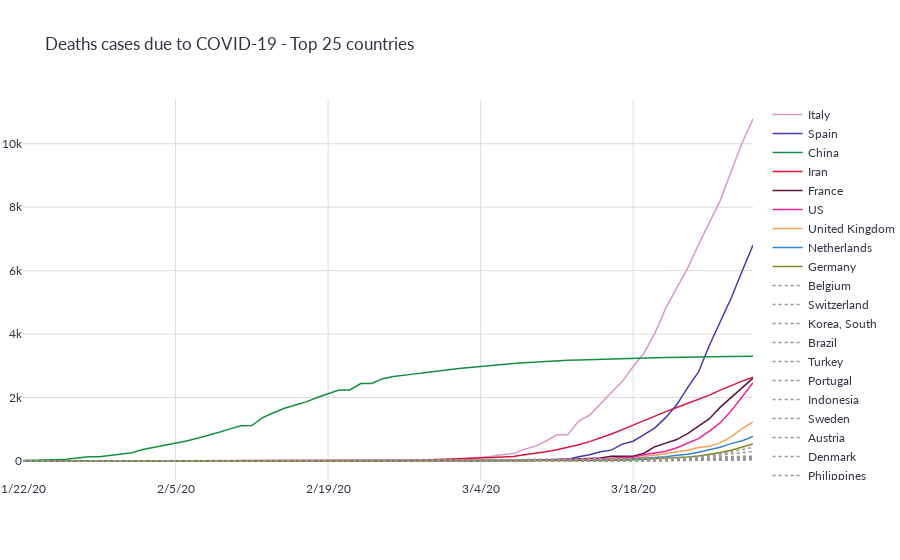

Write notebook code for a chart like this one.
### Code cell
fig = plots.countries_deaths_over_threshold(deaths)
fig.show()
data['plots']['figure_2'] = fig.to_json()

### Figure 1 — Plotly figure (JSON) as saved in the notebook; plotly's stock layout.template omitted (floating-point values rounded to 4 significant figures)
{"data": [{"hoverinfo": "none", "hovertemplate": "Total deaths: %{y}<br>Date: %{x}", "line": {"dash": "solid", "width": 1.5}, "marker": {"color": "rgb(214,153,204)"}, "name": "Italy", "type": "scatter", "x": ["1/22/20", "1/23/20", "1/24/20", "1/25/20", "1/26/20", "1/27/20", "1/28/20", "1/29/20", "1/30/20", "1/31/20", "2/1/20", "2/2/20", "2/3/20", "2/4/20", "2/5/20", "2/6/20", "2/7/20", "2/8/20", "2/9/20", "2/10/20", "2/11/20", "2/12/20", "2/13/20", "2/14/20", "2/15/20", "2/16/20", "2/17/20", "2/18/20", "2/19/20", "2/20/20", "2/21/20", "2/22/20", "2/23/20", "2/24/20", "2/25/20", "2/26/20", "2/27/20", "2/28/20", "2/29/20", "3/1/20", "3/2/20", "3/3/20", "3/4/20", "3/5/20", "3/6/20", "3/7/20", "3/8/20", "3/9/20", "3/10/20", "3/11/20", "3/12/20", "3/13/20", "3/14/20", "3/15/20", "3/16/20", "3/17/20", "3/18/20", "3/19/20", "3/20/20", "3/21/20", "3/22/20", "3/23/20", "3/24/20", "3/25/20", "3/26/20", "3/27/20", "3/28/20", "3/29/20"], "y": [0, 0, 0, 0, 0, 0, 0, 0, 0, 0, 0, 0, 0, 0, 0, 0, 0, 0, 0, 0, 0, 0, 0, 0, 0, 0, 0, 0, 0, 0, 1, 2, 3, 7, 10, 12, 17, 21, 29, 34, 52, 79, 107, 148, 197, 233, 366, 463, 631, 827, 827, 1266, 1441, 1809, 2158, 2503, 2978, 3405, 4032, 4825, 5476, 6077, 6820, 7503, 8215, 9134, 10023, 10779]}, {"hoverinfo": "none", "hovertemplate": "Total deaths: %{y}<br>Date: %{x}", "line": {"dash": "solid", "width": 1.5}, "marker": {"color": "rgb(61,61,173)"}, "name": "Spain", "type": "scatter", "x": ["1/22/20", "1/23/20", "1/24/20", "1/25/20", "1/26/20", "1/27/20", "1/28/20", "1/29/20", "1/30/20", "1/31/20", "2/1/20", "2/2/20", "2/3/20", "2/4/20", "2/5/20", "2/6/20", "2/7/20", "2/8/20", "2/9/20", "2/10/20", "2/11/20", "2/12/20", "2/13/20", "2/14/20", "2/15/20", "2/16/20", "2/17/20", "2/18/20", "2/19/20", "2/20/20", "2/21/20", "2/22/20", "2/23/20", "2/24/20", "2/25/20", "2/26/20", "2/27/20", "2/28/20", "2/29/20", "3/1/20", "3/2/20", "3/3/20", "3/4/20", "3/5/20", "3/6/20", "3/7/20", "3/8/20", "3/9/20", "3/10/20", "3/11/20", "3/12/20", "3/13/20", "3/14/20", "3/15/20", "3/16/20", "3/17/20", "3/18/20", "3/19/20", "3/20/20", "3/21/20", "3/22/20", "3/23/20", "3/24/20", "3/25/20", "3/26/20", "3/27/20", "3/28/20", "3/29/20"], "y": [0, 0, 0, 0, 0, 0, 0, 0, 0, 0, 0, 0, 0, 0, 0, 0, 0, 0, 0, 0, 0, 0, 0, 0, 0, 0, 0, 0, 0, 0, 0, 0, 0, 0, 0, 0, 0, 0, 0, 0, 0, 1, 2, 3, 5, 10, 17, 28, 35, 54, 55, 133, 195, 289, 342, 533, 623, 830, 1043, 1375, 1772, 2311, 2808, 3647, 4365, 5138, 5982, 6803]}, {"hoverinfo": "none", "hovertemplate": "Total deaths: %{y}<br>Date: %{x}", "line": {"dash": "solid", "width": 1.5}, "marker": {"color": "rgb(20,143,61)"}, "name": "China", "type": "scatter", "x": ["1/22/20", "1/23/20", "1/24/20", "1/25/20", "1/26/20", "1/27/20", "1/28/20", "1/29/20", "1/30/20", "1/31/20", "2/1/20", "2/2/20", "2/3/20", "2/4/20", "2/5/20", "2/6/20", "2/7/20", "2/8/20", "2/9/20", "2/10/20", "2/11/20", "2/12/20", "2/13/20", "2/14/20", "2/15/20", "2/16/20", "2/17/20", "2/18/20", "2/19/20", "2/20/20", "2/21/20", "2/22/20", "2/23/20", "2/24/20", "2/25/20", "2/26/20", "2/27/20", "2/28/20", "2/29/20", "3/1/20", "3/2/20", "3/3/20", "3/4/20", "3/5/20", "3/6/20", "3/7/20", "3/8/20", "3/9/20", "3/10/20", "3/11/20", "3/12/20", "3/13/20", "3/14/20", "3/15/20", "3/16/20", "3/17/20", "3/18/20", "3/19/20", "3/20/20", "3/21/20", "3/22/20", "3/23/20", "3/24/20", "3/25/20", "3/26/20", "3/27/20", "3/28/20", "3/29/20"], "y": [17, 18, 26, 42, 56, 82, 131, 133, 171, 213, 259, 361, 425, 491, 563, 633, 718, 805, 905, 1012, 1112, 1117, 1369, 1521, 1663, 1766, 1864, 2003, 2116, 2238, 2238, 2443, 2445, 2595, 2665, 2717, 2746, 2790, 2837, 2872, 2914, 2947, 2983, 3015, 3044, 3072, 3100, 3123, 3139, 3161, 3172, 3180, 3193, 3203, 3217, 3230, 3241, 3249, 3253, 3259, 3274, 3274, 3281, 3285, 3291, 3296, 3299, 3304]}, {"hoverinfo": "none", "hovertemplate": "Total deaths: %{y}<br>Date: %{x}", "line": {"dash": "solid", "width": 1.5}, "marker": {"color": "rgb(214,20,61)"}, "name": "Iran", "type": "scatter", "x": ["1/22/20", "1/23/20", "1/24/20", "1/25/20", "1/26/20", "1/27/20", "1/28/20", "1/29/20", "1/30/20", "1/31/20", "2/1/20", "2/2/20", "2/3/20", "2/4/20", "2/5/20", "2/6/20", "2/7/20", "2/8/20", "2/9/20", "2/10/20", "2/11/20", "2/12/20", "2/13/20", "2/14/20", "2/15/20", "2/16/20", "2/17/20", "2/18/20", "2/19/20", "2/20/20", "2/21/20", "2/22/20", "2/23/20", "2/24/20", "2/25/20", "2/26/20", "2/27/20", "2/28/20", "2/29/20", "3/1/20", "3/2/20", "3/3/20", "3/4/20", "3/5/20", "3/6/20", "3/7/20", "3/8/20", "3/9/20", "3/10/20", "3/11/20", "3/12/20", "3/13/20", "3/14/20", "3/15/20", "3/16/20", "3/17/20", "3/18/20", "3/19/20", "3/20/20", "3/21/20", "3/22/20", "3/23/20", "3/24/20", "3/25/20", "3/26/20", "3/27/20", "3/28/20", "3/29/20"], "y": [0, 0, 0, 0, 0, 0, 0, 0, 0, 0, 0, 0, 0, 0, 0, 0, 0, 0, 0, 0, 0, 0, 0, 0, 0, 0, 0, 0, 2, 2, 4, 5, 8, 12, 16, 19, 26, 34, 43, 54, 66, 77, 92, 107, 124, 145, 194, 237, 291, 354, 429, 514, 611, 724, 853, 988, 1135, 1284, 1433, 1556, 1685, 1812, 1934, 2077, 2234, 2378, 2517, 2640]}, {"hoverinfo": "none", "hovertemplate": "Total deaths: %{y}<br>Date: %{x}", "line": {"dash": "solid", "width": 1.5}, "marker": {"color": "rgb(92,20,61)"}, "name": "France", "type": "scatter", "x": ["1/22/20", "1/23/20", "1/24/20", "1/25/20", "1/26/20", "1/27/20", "1/28/20", "1/29/20", "1/30/20", "1/31/20", "2/1/20", "2/2/20", "2/3/20", "2/4/20", "2/5/20", "2/6/20", "2/7/20", "2/8/20", "2/9/20", "2/10/20", "2/11/20", "2/12/20", "2/13/20", "2/14/20", "2/15/20", "2/16/20", "2/17/20", "2/18/20", "2/19/20", "2/20/20", "2/21/20", "2/22/20", "2/23/20", "2/24/20", "2/25/20", "2/26/20", "2/27/20", "2/28/20", "2/29/20", "3/1/20", "3/2/20", "3/3/20", "3/4/20", "3/5/20", "3/6/20", "3/7/20", "3/8/20", "3/9/20", "3/10/20", "3/11/20", "3/12/20", "3/13/20", "3/14/20", "3/15/20", "3/16/20", "3/17/20", "3/18/20", "3/19/20", "3/20/20", "3/21/20", "3/22/20", "3/23/20", "3/24/20", "3/25/20", "3/26/20", "3/27/20", "3/28/20", "3/29/20"], "y": [0, 0, 0, 0, 0, 0, 0, 0, 0, 0, 0, 0, 0, 0, 0, 0, 0, 0, 0, 0, 0, 0, 0, 0, 1, 1, 1, 1, 1, 1, 1, 1, 1, 1, 1, 2, 2, 2, 2, 2, 3, 4, 4, 6, 9, 11, 19, 19, 33, 48, 48, 79, 91, 91, 149, 149, 149, 244, 451, 563, 676, 862, 1102, 1333, 1698, 1997, 2317, 2611]}, {"hoverinfo": "none", "hovertemplate": "Total deaths: %{y}<br>Date: %{x}", "line": {"dash": "solid", "width": 1.5}, "marker": {"color": "rgb(245,31,150)"}, "name": "US", "type": "scatter", "x": ["1/22/20", "1/23/20", "1/24/20", "1/25/20", "1/26/20", "1/27/20", "1/28/20", "1/29/20", "1/30/20", "1/31/20", "2/1/20", "2/2/20", "2/3/20", "2/4/20", "2/5/20", "2/6/20", "2/7/20", "2/8/20", "2/9/20", "2/10/20", "2/11/20", "2/12/20", "2/13/20", "2/14/20", "2/15/20", "2/16/20", "2/17/20", "2/18/20", "2/19/20", "2/20/20", "2/21/20", "2/22/20", "2/23/20", "2/24/20", "2/25/20", "2/26/20", "2/27/20", "2/28/20", "2/29/20", "3/1/20", "3/2/20", "3/3/20", "3/4/20", "3/5/20", "3/6/20", "3/7/20", "3/8/20", "3/9/20", "3/10/20", "3/11/20", "3/12/20", "3/13/20", "3/14/20", "3/15/20", "3/16/20", "3/17/20", "3/18/20", "3/19/20", "3/20/20", "3/21/20", "3/22/20", "3/23/20", "3/24/20", "3/25/20", "3/26/20", "3/27/20", "3/28/20", "3/29/20"], "y": [0, 0, 0, 0, 0, 0, 0, 0, 0, 0, 0, 0, 0, 0, 0, 0, 0, 0, 0, 0, 0, 0, 0, 0, 0, 0, 0, 0, 0, 0, 0, 0, 0, 0, 0, 0, 0, 0, 1, 1, 6, 7, 11, 12, 14, 17, 21, 22, 28, 36, 40, 47, 54, 63, 85, 108, 118, 200, 244, 307, 417, 557, 706, 942, 1209, 1581, 2026, 2467]}, {"hoverinfo": "none", "hovertemplate": "Total deaths: %{y}<br>Date: %{x}", "line": {"dash": "solid", "width": 1.5}, "marker": {"color": "rgb(245,163,82)"}, "name": "United Kingdom", "type": "scatter", "x": ["1/22/20", "1/23/20", "1/24/20", "1/25/20", "1/26/20", "1/27/20", "1/28/20", "1/29/20", "1/30/20", "1/31/20", "2/1/20", "2/2/20", "2/3/20", "2/4/20", "2/5/20", "2/6/20", "2/7/20", "2/8/20", "2/9/20", "2/10/20", "2/11/20", "2/12/20", "2/13/20", "2/14/20", "2/15/20", "2/16/20", "2/17/20", "2/18/20", "2/19/20", "2/20/20", "2/21/20", "2/22/20", "2/23/20", "2/24/20", "2/25/20", "2/26/20", "2/27/20", "2/28/20", "2/29/20", "3/1/20", "3/2/20", "3/3/20", "3/4/20", "3/5/20", "3/6/20", "3/7/20", "3/8/20", "3/9/20", "3/10/20", "3/11/20", "3/12/20", "3/13/20", "3/14/20", "3/15/20", "3/16/20", "3/17/20", "3/18/20", "3/19/20", "3/20/20", "3/21/20", "3/22/20", "3/23/20", "3/24/20", "3/25/20", "3/26/20", "3/27/20", "3/28/20", "3/29/20"], "y": [0, 0, 0, 0, 0, 0, 0, 0, 0, 0, 0, 0, 0, 0, 0, 0, 0, 0, 0, 0, 0, 0, 0, 0, 0, 0, 0, 0, 0, 0, 0, 0, 0, 0, 0, 0, 0, 0, 0, 0, 0, 0, 0, 1, 2, 2, 3, 4, 6, 8, 8, 8, 21, 21, 56, 56, 72, 138, 178, 234, 282, 336, 423, 466, 580, 761, 1021, 1231]}, {"hoverinfo": "none", "hovertemplate": "Total deaths: %{y}<br>Date: %{x}", "line": {"dash": "solid", "width": 1.5}, "marker": {"color": "rgb(51,133,214)"}, "name": "Netherlands", "type": "scatter", "x": ["1/22/20", "1/23/20", "1/24/20", "1/25/20", "1/26/20", "1/27/20", "1/28/20", "1/29/20", "1/30/20", "1/31/20", "2/1/20", "2/2/20", "2/3/20", "2/4/20", "2/5/20", "2/6/20", "2/7/20", "2/8/20", "2/9/20", "2/10/20", "2/11/20", "2/12/20", "2/13/20", "2/14/20", "2/15/20", "2/16/20", "2/17/20", "2/18/20", "2/19/20", "2/20/20", "2/21/20", "2/22/20", "2/23/20", "2/24/20", "2/25/20", "2/26/20", "2/27/20", "2/28/20", "2/29/20", "3/1/20", "3/2/20", "3/3/20", "3/4/20", "3/5/20", "3/6/20", "3/7/20", "3/8/20", "3/9/20", "3/10/20", "3/11/20", "3/12/20", "3/13/20", "3/14/20", "3/15/20", "3/16/20", "3/17/20", "3/18/20", "3/19/20", "3/20/20", "3/21/20", "3/22/20", "3/23/20", "3/24/20", "3/25/20", "3/26/20", "3/27/20", "3/28/20", "3/29/20"], "y": [0, 0, 0, 0, 0, 0, 0, 0, 0, 0, 0, 0, 0, 0, 0, 0, 0, 0, 0, 0, 0, 0, 0, 0, 0, 0, 0, 0, 0, 0, 0, 0, 0, 0, 0, 0, 0, 0, 0, 0, 0, 0, 0, 0, 1, 1, 3, 3, 4, 5, 5, 10, 12, 20, 24, 43, 58, 77, 107, 137, 180, 214, 277, 357, 435, 547, 640, 772]}, {"hoverinfo": "none", "hovertemplate": "Total deaths: %{y}<br>Date: %{x}", "line": {"dash": "solid", "width": 1.5}, "marker": {"color": "rgb(133,133,31)"}, "name": "Germany", "type": "scatter", "x": ["1/22/20", "1/23/20", "1/24/20", "1/25/20", "1/26/20", "1/27/20", "1/28/20", "1/29/20", "1/30/20", "1/31/20", "2/1/20", "2/2/20", "2/3/20", "2/4/20", "2/5/20", "2/6/20", "2/7/20", "2/8/20", "2/9/20", "2/10/20", "2/11/20", "2/12/20", "2/13/20", "2/14/20", "2/15/20", "2/16/20", "2/17/20", "2/18/20", "2/19/20", "2/20/20", "2/21/20", "2/22/20", "2/23/20", "2/24/20", "2/25/20", "2/26/20", "2/27/20", "2/28/20", "2/29/20", "3/1/20", "3/2/20", "3/3/20", "3/4/20", "3/5/20", "3/6/20", "3/7/20", "3/8/20", "3/9/20", "3/10/20", "3/11/20", "3/12/20", "3/13/20", "3/14/20", "3/15/20", "3/16/20", "3/17/20", "3/18/20", "3/19/20", "3/20/20", "3/21/20", "3/22/20", "3/23/20", "3/24/20", "3/25/20", "3/26/20", "3/27/20", "3/28/20", "3/29/20"], "y": [0, 0, 0, 0, 0, 0, 0, 0, 0, 0, 0, 0, 0, 0, 0, 0, 0, 0, 0, 0, 0, 0, 0, 0, 0, 0, 0, 0, 0, 0, 0, 0, 0, 0, 0, 0, 0, 0, 0, 0, 0, 0, 0, 0, 0, 0, 0, 2, 2, 3, 3, 7, 9, 11, 17, 24, 28, 44, 67, 84, 94, 123, 157, 206, 267, 342, 433, 533]}, {"hoverinfo": "none", "hovertemplate": "Total deaths: %{y}<br>Date: %{x}", "line": {"dash": "dot", "width": 1.5}, "marker": {"color": "rgb(150,150,150)"}, "name": "Belgium", "type": "scatter", "x": ["1/22/20", "1/23/20", "1/24/20", "1/25/20", "1/26/20", "1/27/20", "1/28/20", "1/29/20", "1/30/20", "1/31/20", "2/1/20", "2/2/20", "2/3/20", "2/4/20", "2/5/20", "2/6/20", "2/7/20", "2/8/20", "2/9/20", "2/10/20", "2/11/20", "2/12/20", "2/13/20", "2/14/20", "2/15/20", "2/16/20", "2/17/20", "2/18/20", "2/19/20", "2/20/20", "2/21/20", "2/22/20", "2/23/20", "2/24/20", "2/25/20", "2/26/20", "2/27/20", "2/28/20", "2/29/20", "3/1/20", "3/2/20", "3/3/20", "3/4/20", "3/5/20", "3/6/20", "3/7/20", "3/8/20", "3/9/20", "3/10/20", "3/11/20", "3/12/20", "3/13/20", "3/14/20", "3/15/20", "3/16/20", "3/17/20", "3/18/20", "3/19/20", "3/20/20", "3/21/20", "3/22/20", "3/23/20", "3/24/20", "3/25/20", "3/26/20", "3/27/20", "3/28/20", "3/29/20"], "y": [0, 0, 0, 0, 0, 0, 0, 0, 0, 0, 0, 0, 0, 0, 0, 0, 0, 0, 0, 0, 0, 0, 0, 0, 0, 0, 0, 0, 0, 0, 0, 0, 0, 0, 0, 0, 0, 0, 0, 0, 0, 0, 0, 0, 0, 0, 0, 0, 0, 3, 3, 3, 4, 4, 5, 10, 14, 21, 37, 67, 75, 88, 122, 178, 220, 289, 353, 431]}, {"hoverinfo": "none", "hovertemplate": "Total deaths: %{y}<br>Date: %{x}", "line": {"dash": "dot", "width": 1.5}, "marker": {"color": "rgb(150,150,150)"}, "name": "Switzerland", "type": "scatter", "x": ["1/22/20", "1/23/20", "1/24/20", "1/25/20", "1/26/20", "1/27/20", "1/28/20", "1/29/20", "1/30/20", "1/31/20", "2/1/20", "2/2/20", "2/3/20", "2/4/20", "2/5/20", "2/6/20", "2/7/20", "2/8/20", "2/9/20", "2/10/20", "2/11/20", "2/12/20", "2/13/20", "2/14/20", "2/15/20", "2/16/20", "2/17/20", "2/18/20", "2/19/20", "2/20/20", "2/21/20", "2/22/20", "2/23/20", "2/24/20", "2/25/20", "2/26/20", "2/27/20", "2/28/20", "2/29/20", "3/1/20", "3/2/20", "3/3/20", "3/4/20", "3/5/20", "3/6/20", "3/7/20", "3/8/20", "3/9/20", "3/10/20", "3/11/20", "3/12/20", "3/13/20", "3/14/20", "3/15/20", "3/16/20", "3/17/20", "3/18/20", "3/19/20", "3/20/20", "3/21/20", "3/22/20", "3/23/20", "3/24/20", "3/25/20", "3/26/20", "3/27/20", "3/28/20", "3/29/20"], "y": [0, 0, 0, 0, 0, 0, 0, 0, 0, 0, 0, 0, 0, 0, 0, 0, 0, 0, 0, 0, 0, 0, 0, 0, 0, 0, 0, 0, 0, 0, 0, 0, 0, 0, 0, 0, 0, 0, 0, 0, 0, 0, 0, 1, 1, 1, 2, 2, 3, 4, 4, 11, 13, 14, 14, 27, 28, 41, 54, 75, 98, 120, 122, 153, 191, 231, 264, 300]}, {"hoverinfo": "none", "hovertemplate": "Total deaths: %{y}<br>Date: %{x}", "line": {"dash": "dot", "width": 1.5}, "marker": {"color": "rgb(150,150,150)"}, "name": "Korea, South", "type": "scatter", "x": ["1/22/20", "1/23/20", "1/24/20", "1/25/20", "1/26/20", "1/27/20", "1/28/20", "1/29/20", "1/30/20", "1/31/20", "2/1/20", "2/2/20", "2/3/20", "2/4/20", "2/5/20", "2/6/20", "2/7/20", "2/8/20", "2/9/20", "2/10/20", "2/11/20", "2/12/20", "2/13/20", "2/14/20", "2/15/20", "2/16/20", "2/17/20", "2/18/20", "2/19/20", "2/20/20", "2/21/20", "2/22/20", "2/23/20", "2/24/20", "2/25/20", "2/26/20", "2/27/20", "2/28/20", "2/29/20", "3/1/20", "3/2/20", "3/3/20", "3/4/20", "3/5/20", "3/6/20", "3/7/20", "3/8/20", "3/9/20", "3/10/20", "3/11/20", "3/12/20", "3/13/20", "3/14/20", "3/15/20", "3/16/20", "3/17/20", "3/18/20", "3/19/20", "3/20/20", "3/21/20", "3/22/20", "3/23/20", "3/24/20", "3/25/20", "3/26/20", "3/27/20", "3/28/20", "3/29/20"], "y": [0, 0, 0, 0, 0, 0, 0, 0, 0, 0, 0, 0, 0, 0, 0, 0, 0, 0, 0, 0, 0, 0, 0, 0, 0, 0, 0, 0, 0, 1, 2, 2, 6, 8, 10, 12, 13, 13, 16, 17, 28, 28, 35, 35, 42, 44, 50, 53, 54, 60, 66, 66, 72, 75, 75, 81, 84, 91, 94, 102, 111, 111, 120, 126, 131, 139, 144, 152]}, {"hoverinfo": "none", "hovertemplate": "Total deaths: %{y}<br>Date: %{x}", "line": {"dash": "dot", "width": 1.5}, "marker": {"color": "rgb(150,150,150)"}, "name": "Brazil", "type": "scatter", "x": ["1/22/20", "1/23/20", "1/24/20", "1/25/20", "1/26/20", "1/27/20", "1/28/20", "1/29/20", "1/30/20", "1/31/20", "2/1/20", "2/2/20", "2/3/20", "2/4/20", "2/5/20", "2/6/20", "2/7/20", "2/8/20", "2/9/20", "2/10/20", "2/11/20", "2/12/20", "2/13/20", "2/14/20", "2/15/20", "2/16/20", "2/17/20", "2/18/20", "2/19/20", "2/20/20", "2/21/20", "2/22/20", "2/23/20", "2/24/20", "2/25/20", "2/26/20", "2/27/20", "2/28/20", "2/29/20", "3/1/20", "3/2/20", "3/3/20", "3/4/20", "3/5/20", "3/6/20", "3/7/20", "3/8/20", "3/9/20", "3/10/20", "3/11/20", "3/12/20", "3/13/20", "3/14/20", "3/15/20", "3/16/20", "3/17/20", "3/18/20", "3/19/20", "3/20/20", "3/21/20", "3/22/20", "3/23/20", "3/24/20", "3/25/20", "3/26/20", "3/27/20", "3/28/20", "3/29/20"], "y": [0, 0, 0, 0, 0, 0, 0, 0, 0, 0, 0, 0, 0, 0, 0, 0, 0, 0, 0, 0, 0, 0, 0, 0, 0, 0, 0, 0, 0, 0, 0, 0, 0, 0, 0, 0, 0, 0, 0, 0, 0, 0, 0, 0, 0, 0, 0, 0, 0, 0, 0, 0, 0, 0, 0, 1, 3, 6, 11, 15, 25, 34, 46, 59, 77, 92, 111, 136]}, {"hoverinfo": "none", "hovertemplate": "Total deaths: %{y}<br>Date: %{x}", "line": {"dash": "dot", "width": 1.5}, "marker": {"color": "rgb(150,150,150)"}, "name": "Turkey", "type": "scatter", "x": ["1/22/20", "1/23/20", "1/24/20", "1/25/20", "1/26/20", "1/27/20", "1/28/20", "1/29/20", "1/30/20", "1/31/20", "2/1/20", "2/2/20", "2/3/20", "2/4/20", "2/5/20", "2/6/20", "2/7/20", "2/8/20", "2/9/20", "2/10/20", "2/11/20", "2/12/20", "2/13/20", "2/14/20", "2/15/20", "2/16/20", "2/17/20", "2/18/20", "2/19/20", "2/20/20", "2/21/20", "2/22/20", "2/23/20", "2/24/20", "2/25/20", "2/26/20", "2/27/20", "2/28/20", "2/29/20", "3/1/20", "3/2/20", "3/3/20", "3/4/20", "3/5/20", "3/6/20", "3/7/20", "3/8/20", "3/9/20", "3/10/20", "3/11/20", "3/12/20", "3/13/20", "3/14/20", "3/15/20", "3/16/20", "3/17/20", "3/18/20", "3/19/20", "3/20/20", "3/21/20", "3/22/20", "3/23/20", "3/24/20", "3/25/20", "3/26/20", "3/27/20", "3/28/20", "3/29/20"], "y": [0, 0, 0, 0, 0, 0, 0, 0, 0, 0, 0, 0, 0, 0, 0, 0, 0, 0, 0, 0, 0, 0, 0, 0, 0, 0, 0, 0, 0, 0, 0, 0, 0, 0, 0, 0, 0, 0, 0, 0, 0, 0, 0, 0, 0, 0, 0, 0, 0, 0, 0, 0, 0, 0, 0, 1, 1, 3, 4, 9, 30, 37, 44, 59, 75, 92, 108, 131]}, {"hoverinfo": "none", "hovertemplate": "Total deaths: %{y}<br>Date: %{x}", "line": {"dash": "dot", "width": 1.5}, "marker": {"color": "rgb(150,150,150)"}, "name": "Portugal", "type": "scatter", "x": ["1/22/20", "1/23/20", "1/24/20", "1/25/20", "1/26/20", "1/27/20", "1/28/20", "1/29/20", "1/30/20", "1/31/20", "2/1/20", "2/2/20", "2/3/20", "2/4/20", "2/5/20", "2/6/20", "2/7/20", "2/8/20", "2/9/20", "2/10/20", "2/11/20", "2/12/20", "2/13/20", "2/14/20", "2/15/20", "2/16/20", "2/17/20", "2/18/20", "2/19/20", "2/20/20", "2/21/20", "2/22/20", "2/23/20", "2/24/20", "2/25/20", "2/26/20", "2/27/20", "2/28/20", "2/29/20", "3/1/20", "3/2/20", "3/3/20", "3/4/20", "3/5/20", "3/6/20", "3/7/20", "3/8/20", "3/9/20", "3/10/20", "3/11/20", "3/12/20", "3/13/20", "3/14/20", "3/15/20", "3/16/20", "3/17/20", "3/18/20", "3/19/20", "3/20/20", "3/21/20", "3/22/20", "3/23/20", "3/24/20", "3/25/20", "3/26/20", "3/27/20", "3/28/20", "3/29/20"], "y": [0, 0, 0, 0, 0, 0, 0, 0, 0, 0, 0, 0, 0, 0, 0, 0, 0, 0, 0, 0, 0, 0, 0, 0, 0, 0, 0, 0, 0, 0, 0, 0, 0, 0, 0, 0, 0, 0, 0, 0, 0, 0, 0, 0, 0, 0, 0, 0, 0, 0, 0, 0, 0, 0, 0, 1, 2, 3, 6, 12, 14, 23, 33, 43, 60, 76, 100, 119]}, {"hoverinfo": "none", "hovertemplate": "Total deaths: %{y}<br>Date: %{x}", "line": {"dash": "dot", "width": 1.5}, "marker": {"color": "rgb(150,150,150)"}, "name": "Indonesia", "type": "scatter", "x": ["1/22/20", "1/23/20", "1/24/20", "1/25/20", "1/26/20", "1/27/20", "1/28/20", "1/29/20", "1/30/20", "1/31/20", "2/1/20", "2/2/20", "2/3/20", "2/4/20", "2/5/20", "2/6/20", "2/7/20", "2/8/20", "2/9/20", "2/10/20", "2/11/20", "2/12/20", "2/13/20", "2/14/20", "2/15/20", "2/16/20", "2/17/20", "2/18/20", "2/19/20", "2/20/20", "2/21/20", "2/22/20", "2/23/20", "2/24/20", "2/25/20", "2/26/20", "2/27/20", "2/28/20", "2/29/20", "3/1/20", "3/2/20", "3/3/20", "3/4/20", "3/5/20", "3/6/20", "3/7/20", "3/8/20", "3/9/20", "3/10/20", "3/11/20", "3/12/20", "3/13/20", "3/14/20", "3/15/20", "3/16/20", "3/17/20", "3/18/20", "3/19/20", "3/20/20", "3/21/20", "3/22/20", "3/23/20", "3/24/20", "3/25/20", "3/26/20", "3/27/20", "3/28/20", "3/29/20"], "y": [0, 0, 0, 0, 0, 0, 0, 0, 0, 0, 0, 0, 0, 0, 0, 0, 0, 0, 0, 0, 0, 0, 0, 0, 0, 0, 0, 0, 0, 0, 0, 0, 0, 0, 0, 0, 0, 0, 0, 0, 0, 0, 0, 0, 0, 0, 0, 0, 0, 1, 1, 4, 5, 5, 5, 5, 19, 25, 32, 38, 48, 49, 55, 58, 78, 87, 102, 114]}, {"hoverinfo": "none", "hovertemplate": "Total deaths: %{y}<br>Date: %{x}", "line": {"dash": "dot", "width": 1.5}, "marker": {"color": "rgb(150,150,150)"}, "name": "Sweden", "type": "scatter", "x": ["1/22/20", "1/23/20", "1/24/20", "1/25/20", "1/26/20", "1/27/20", "1/28/20", "1/29/20", "1/30/20", "1/31/20", "2/1/20", "2/2/20", "2/3/20", "2/4/20", "2/5/20", "2/6/20", "2/7/20", "2/8/20", "2/9/20", "2/10/20", "2/11/20", "2/12/20", "2/13/20", "2/14/20", "2/15/20", "2/16/20", "2/17/20", "2/18/20", "2/19/20", "2/20/20", "2/21/20", "2/22/20", "2/23/20", "2/24/20", "2/25/20", "2/26/20", "2/27/20", "2/28/20", "2/29/20", "3/1/20", "3/2/20", "3/3/20", "3/4/20", "3/5/20", "3/6/20", "3/7/20", "3/8/20", "3/9/20", "3/10/20", "3/11/20", "3/12/20", "3/13/20", "3/14/20", "3/15/20", "3/16/20", "3/17/20", "3/18/20", "3/19/20", "3/20/20", "3/21/20", "3/22/20", "3/23/20", "3/24/20", "3/25/20", "3/26/20", "3/27/20", "3/28/20", "3/29/20"], "y": [0, 0, 0, 0, 0, 0, 0, 0, 0, 0, 0, 0, 0, 0, 0, 0, 0, 0, 0, 0, 0, 0, 0, 0, 0, 0, 0, 0, 0, 0, 0, 0, 0, 0, 0, 0, 0, 0, 0, 0, 0, 0, 0, 0, 0, 0, 0, 0, 0, 1, 1, 1, 2, 3, 6, 7, 10, 11, 16, 20, 21, 25, 36, 62, 77, 105, 105, 110]}, {"hoverinfo": "none", "hovertemplate": "Total deaths: %{y}<br>Date: %{x}", "line": {"dash": "dot", "width": 1.5}, "marker": {"color": "rgb(150,150,150)"}, "name": "Austria", "type": "scatter", "x": ["1/22/20", "1/23/20", "1/24/20", "1/25/20", "1/26/20", "1/27/20", "1/28/20", "1/29/20", "1/30/20", "1/31/20", "2/1/20", "2/2/20", "2/3/20", "2/4/20", "2/5/20", "2/6/20", "2/7/20", "2/8/20", "2/9/20", "2/10/20", "2/11/20", "2/12/20", "2/13/20", "2/14/20", "2/15/20", "2/16/20", "2/17/20", "2/18/20", "2/19/20", "2/20/20", "2/21/20", "2/22/20", "2/23/20", "2/24/20", "2/25/20", "2/26/20", "2/27/20", "2/28/20", "2/29/20", "3/1/20", "3/2/20", "3/3/20", "3/4/20", "3/5/20", "3/6/20", "3/7/20", "3/8/20", "3/9/20", "3/10/20", "3/11/20", "3/12/20", "3/13/20", "3/14/20", "3/15/20", "3/16/20", "3/17/20", "3/18/20", "3/19/20", "3/20/20", "3/21/20", "3/22/20", "3/23/20", "3/24/20", "3/25/20", "3/26/20", "3/27/20", "3/28/20", "3/29/20"], "y": [0, 0, 0, 0, 0, 0, 0, 0, 0, 0, 0, 0, 0, 0, 0, 0, 0, 0, 0, 0, 0, 0, 0, 0, 0, 0, 0, 0, 0, 0, 0, 0, 0, 0, 0, 0, 0, 0, 0, 0, 0, 0, 0, 0, 0, 0, 0, 0, 0, 0, 1, 1, 1, 1, 3, 3, 4, 6, 6, 8, 16, 21, 28, 30, 49, 58, 68, 86]}, {"hoverinfo": "none", "hovertemplate": "Total deaths: %{y}<br>Date: %{x}", "line": {"dash": "dot", "width": 1.5}, "marker": {"color": "rgb(150,150,150)"}, "name": "Denmark", "type": "scatter", "x": ["1/22/20", "1/23/20", "1/24/20", "1/25/20", "1/26/20", "1/27/20", "1/28/20", "1/29/20", "1/30/20", "1/31/20", "2/1/20", "2/2/20", "2/3/20", "2/4/20", "2/5/20", "2/6/20", "2/7/20", "2/8/20", "2/9/20", "2/10/20", "2/11/20", "2/12/20", "2/13/20", "2/14/20", "2/15/20", "2/16/20", "2/17/20", "2/18/20", "2/19/20", "2/20/20", "2/21/20", "2/22/20", "2/23/20", "2/24/20", "2/25/20", "2/26/20", "2/27/20", "2/28/20", "2/29/20", "3/1/20", "3/2/20", "3/3/20", "3/4/20", "3/5/20", "3/6/20", "3/7/20", "3/8/20", "3/9/20", "3/10/20", "3/11/20", "3/12/20", "3/13/20", "3/14/20", "3/15/20", "3/16/20", "3/17/20", "3/18/20", "3/19/20", "3/20/20", "3/21/20", "3/22/20", "3/23/20", "3/24/20", "3/25/20", "3/26/20", "3/27/20", "3/28/20", "3/29/20"], "y": [0, 0, 0, 0, 0, 0, 0, 0, 0, 0, 0, 0, 0, 0, 0, 0, 0, 0, 0, 0, 0, 0, 0, 0, 0, 0, 0, 0, 0, 0, 0, 0, 0, 0, 0, 0, 0, 0, 0, 0, 0, 0, 0, 0, 0, 0, 0, 0, 0, 0, 0, 0, 1, 2, 3, 4, 4, 6, 9, 13, 13, 24, 32, 34, 41, 52, 65, 72]}, {"hoverinfo": "none", "hovertemplate": "Total deaths: %{y}<br>Date: %{x}", "line": {"dash": "dot", "width": 1.5}, "marker": {"color": "rgb(150,150,150)"}, "name": "Philippines", "type": "scatter", "x": ["1/22/20", "1/23/20", "1/24/20", "1/25/20", "1/26/20", "1/27/20", "1/28/20", "1/29/20", "1/30/20", "1/31/20", "2/1/20", "2/2/20", "2/3/20", "2/4/20", "2/5/20", "2/6/20", "2/7/20", "2/8/20", "2/9/20", "2/10/20", "2/11/20", "2/12/20", "2/13/20", "2/14/20", "2/15/20", "2/16/20", "2/17/20", "2/18/20", "2/19/20", "2/20/20", "2/21/20", "2/22/20", "2/23/20", "2/24/20", "2/25/20", "2/26/20", "2/27/20", "2/28/20", "2/29/20", "3/1/20", "3/2/20", "3/3/20", "3/4/20", "3/5/20", "3/6/20", "3/7/20", "3/8/20", "3/9/20", "3/10/20", "3/11/20", "3/12/20", "3/13/20", "3/14/20", "3/15/20", "3/16/20", "3/17/20", "3/18/20", "3/19/20", "3/20/20", "3/21/20", "3/22/20", "3/23/20", "3/24/20", "3/25/20", "3/26/20", "3/27/20", "3/28/20", "3/29/20"], "y": [0, 0, 0, 0, 0, 0, 0, 0, 0, 0, 0, 1, 1, 1, 1, 1, 1, 1, 1, 1, 1, 1, 1, 1, 1, 1, 1, 1, 1, 1, 1, 1, 1, 1, 1, 1, 1, 1, 1, 1, 1, 1, 1, 1, 1, 1, 1, 1, 1, 1, 2, 5, 8, 11, 12, 12, 19, 17, 18, 19, 25, 33, 35, 38, 45, 54, 68, 71]}, {"hoverinfo": "none", "hovertemplate": "Total deaths: %{y}<br>Date: %{x}", "line": {"dash": "dot", "width": 1.5}, "marker": {"color": "rgb(150,150,150)"}, "name": "Canada", "type": "scatter", "x": ["1/22/20", "1/23/20", "1/24/20", "1/25/20", "1/26/20", "1/27/20", "1/28/20", "1/29/20", "1/30/20", "1/31/20", "2/1/20", "2/2/20", "2/3/20", "2/4/20", "2/5/20", "2/6/20", "2/7/20", "2/8/20", "2/9/20", "2/10/20", "2/11/20", "2/12/20", "2/13/20", "2/14/20", "2/15/20", "2/16/20", "2/17/20", "2/18/20", "2/19/20", "2/20/20", "2/21/20", "2/22/20", "2/23/20", "2/24/20", "2/25/20", "2/26/20", "2/27/20", "2/28/20", "2/29/20", "3/1/20", "3/2/20", "3/3/20", "3/4/20", "3/5/20", "3/6/20", "3/7/20", "3/8/20", "3/9/20", "3/10/20", "3/11/20", "3/12/20", "3/13/20", "3/14/20", "3/15/20", "3/16/20", "3/17/20", "3/18/20", "3/19/20", "3/20/20", "3/21/20", "3/22/20", "3/23/20", "3/24/20", "3/25/20", "3/26/20", "3/27/20", "3/28/20", "3/29/20"], "y": [0, 0, 0, 0, 0, 0, 0, 0, 0, 0, 0, 0, 0, 0, 0, 0, 0, 0, 0, 0, 0, 0, 0, 0, 0, 0, 0, 0, 0, 0, 0, 0, 0, 0, 0, 0, 0, 0, 0, 0, 0, 0, 0, 0, 0, 0, 0, 1, 1, 1, 1, 1, 1, 1, 4, 5, 8, 9, 12, 19, 21, 25, 26, 30, 38, 54, 61, 64]}, {"hoverinfo": "none", "hovertemplate": "Total deaths: %{y}<br>Date: %{x}", "line": {"dash": "dot", "width": 1.5}, "marker": {"color": "rgb(150,150,150)"}, "name": "Ecuador", "type": "scatter", "x": ["1/22/20", "1/23/20", "1/24/20", "1/25/20", "1/26/20", "1/27/20", "1/28/20", "1/29/20", "1/30/20", "1/31/20", "2/1/20", "2/2/20", "2/3/20", "2/4/20", "2/5/20", "2/6/20", "2/7/20", "2/8/20", "2/9/20", "2/10/20", "2/11/20", "2/12/20", "2/13/20", "2/14/20", "2/15/20", "2/16/20", "2/17/20", "2/18/20", "2/19/20", "2/20/20", "2/21/20", "2/22/20", "2/23/20", "2/24/20", "2/25/20", "2/26/20", "2/27/20", "2/28/20", "2/29/20", "3/1/20", "3/2/20", "3/3/20", "3/4/20", "3/5/20", "3/6/20", "3/7/20", "3/8/20", "3/9/20", "3/10/20", "3/11/20", "3/12/20", "3/13/20", "3/14/20", "3/15/20", "3/16/20", "3/17/20", "3/18/20", "3/19/20", "3/20/20", "3/21/20", "3/22/20", "3/23/20", "3/24/20", "3/25/20", "3/26/20", "3/27/20", "3/28/20", "3/29/20"], "y": [0, 0, 0, 0, 0, 0, 0, 0, 0, 0, 0, 0, 0, 0, 0, 0, 0, 0, 0, 0, 0, 0, 0, 0, 0, 0, 0, 0, 0, 0, 0, 0, 0, 0, 0, 0, 0, 0, 0, 0, 0, 0, 0, 0, 0, 0, 0, 0, 0, 0, 0, 0, 2, 2, 2, 2, 2, 3, 5, 7, 14, 18, 27, 28, 34, 36, 48, 58]}, {"hoverinfo": "none", "hovertemplate": "Total deaths: %{y}<br>Date: %{x}", "line": {"dash": "dot", "width": 1.5}, "marker": {"color": "rgb(150,150,150)"}, "name": "Japan", "type": "scatter", "x": ["1/22/20", "1/23/20", "1/24/20", "1/25/20", "1/26/20", "1/27/20", "1/28/20", "1/29/20", "1/30/20", "1/31/20", "2/1/20", "2/2/20", "2/3/20", "2/4/20", "2/5/20", "2/6/20", "2/7/20", "2/8/20", "2/9/20", "2/10/20", "2/11/20", "2/12/20", "2/13/20", "2/14/20", "2/15/20", "2/16/20", "2/17/20", "2/18/20", "2/19/20", "2/20/20", "2/21/20", "2/22/20", "2/23/20", "2/24/20", "2/25/20", "2/26/20", "2/27/20", "2/28/20", "2/29/20", "3/1/20", "3/2/20", "3/3/20", "3/4/20", "3/5/20", "3/6/20", "3/7/20", "3/8/20", "3/9/20", "3/10/20", "3/11/20", "3/12/20", "3/13/20", "3/14/20", "3/15/20", "3/16/20", "3/17/20", "3/18/20", "3/19/20", "3/20/20", "3/21/20", "3/22/20", "3/23/20", "3/24/20", "3/25/20", "3/26/20", "3/27/20", "3/28/20", "3/29/20"], "y": [0, 0, 0, 0, 0, 0, 0, 0, 0, 0, 0, 0, 0, 0, 0, 0, 0, 0, 0, 0, 0, 0, 1, 1, 1, 1, 1, 1, 1, 1, 1, 1, 1, 1, 1, 2, 4, 4, 5, 6, 6, 6, 6, 6, 6, 6, 6, 10, 10, 15, 16, 19, 22, 22, 27, 29, 29, 29, 33, 35, 41, 42, 43, 45, 47, 49, 52, 54]}, {"hoverinfo": "none", "hovertemplate": "Total deaths: %{y}<br>Date: %{x}", "line": {"dash": "dot", "width": 1.5}, "marker": {"color": "rgb(150,150,150)"}, "name": "Ireland", "type": "scatter", "x": ["1/22/20", "1/23/20", "1/24/20", "1/25/20", "1/26/20", "1/27/20", "1/28/20", "1/29/20", "1/30/20", "1/31/20", "2/1/20", "2/2/20", "2/3/20", "2/4/20", "2/5/20", "2/6/20", "2/7/20", "2/8/20", "2/9/20", "2/10/20", "2/11/20", "2/12/20", "2/13/20", "2/14/20", "2/15/20", "2/16/20", "2/17/20", "2/18/20", "2/19/20", "2/20/20", "2/21/20", "2/22/20", "2/23/20", "2/24/20", "2/25/20", "2/26/20", "2/27/20", "2/28/20", "2/29/20", "3/1/20", "3/2/20", "3/3/20", "3/4/20", "3/5/20", "3/6/20", "3/7/20", "3/8/20", "3/9/20", "3/10/20", "3/11/20", "3/12/20", "3/13/20", "3/14/20", "3/15/20", "3/16/20", "3/17/20", "3/18/20", "3/19/20", "3/20/20", "3/21/20", "3/22/20", "3/23/20", "3/24/20", "3/25/20", "3/26/20", "3/27/20", "3/28/20", "3/29/20"], "y": [0, 0, 0, 0, 0, 0, 0, 0, 0, 0, 0, 0, 0, 0, 0, 0, 0, 0, 0, 0, 0, 0, 0, 0, 0, 0, 0, 0, 0, 0, 0, 0, 0, 0, 0, 0, 0, 0, 0, 0, 0, 0, 0, 0, 0, 0, 0, 0, 0, 1, 1, 1, 2, 2, 2, 2, 2, 3, 3, 3, 4, 6, 7, 9, 19, 22, 36, 46]}, {"hoverinfo": "none", "hovertemplate": "Total deaths: %{y}<br>Date: %{x}", "line": {"dash": "dot", "width": 1.5}, "marker": {"color": "rgb(150,150,150)"}, "name": "Romania", "type": "scatter", "x": ["1/22/20", "1/23/20", "1/24/20", "1/25/20", "1/26/20", "1/27/20", "1/28/20", "1/29/20", "1/30/20", "1/31/20", "2/1/20", "2/2/20", "2/3/20", "2/4/20", "2/5/20", "2/6/20", "2/7/20", "2/8/20", "2/9/20", "2/10/20", "2/11/20", "2/12/20", "2/13/20", "2/14/20", "2/15/20", "2/16/20", "2/17/20", "2/18/20", "2/19/20", "2/20/20", "2/21/20", "2/22/20", "2/23/20", "2/24/20", "2/25/20", "2/26/20", "2/27/20", "2/28/20", "2/29/20", "3/1/20", "3/2/20", "3/3/20", "3/4/20", "3/5/20", "3/6/20", "3/7/20", "3/8/20", "3/9/20", "3/10/20", "3/11/20", "3/12/20", "3/13/20", "3/14/20", "3/15/20", "3/16/20", "3/17/20", "3/18/20", "3/19/20", "3/20/20", "3/21/20", "3/22/20", "3/23/20", "3/24/20", "3/25/20", "3/26/20", "3/27/20", "3/28/20", "3/29/20"], "y": [0, 0, 0, 0, 0, 0, 0, 0, 0, 0, 0, 0, 0, 0, 0, 0, 0, 0, 0, 0, 0, 0, 0, 0, 0, 0, 0, 0, 0, 0, 0, 0, 0, 0, 0, 0, 0, 0, 0, 0, 0, 0, 0, 0, 0, 0, 0, 0, 0, 0, 0, 0, 0, 0, 0, 0, 0, 0, 0, 0, 3, 7, 11, 17, 23, 26, 37, 43]}], "layout": {"font": {"color": "#333447", "family": "Lato, Helvetica"}, "margin": {"l": 0, "pad": 0, "r": 0}, "paper_bgcolor": "rgba(0,0,0,0)", "plot_bgcolor": "rgba(0,0,0,0)", "title": {"text": "Deaths cases due to COVID-19 - Top 25 countries"}, "xaxis": {"automargin": true, "gridcolor": "rgb(220,220,220)", "gridwidth": 1, "nticks": 5, "showgrid": true}, "yaxis": {"automargin": true, "gridcolor": "rgb(220,220,220)", "gridwidth": 1, "showgrid": true}}}
